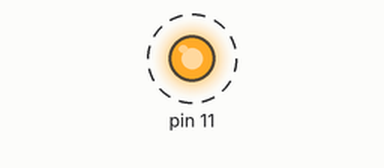
Simulated run of this program. Board: Raspberry Pi (header pin numbers). Parts: output pins drawn as LEDs (lit = HIGH). Dashed ring = blinking. What the program prints to the terminal is not drawn.

Above: at 0.06 s.
Timing chart, 0 to 3.0 s (numbered marks = the images above):
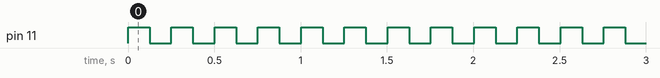

Measured:
- by itself, pin 11: alternates HIGH for 0.13 s and LOW for 0.13 s

The program:

gpio5.py
```python
import RPi.GPIO as GPIO
import time
GPIO.setwarnings(False)
GPIO.setmode (GPIO.BOARD)
GPIO.setup (11,GPIO.OUT)

def loop(t):
    GPIO.output(11,True)
    print(f"Encendido! t: {t}")
    time.sleep(t)

    GPIO.output(11,False)
    print(f"Apagado! t: {t}")
    time.sleep(t)


def mHzClock(bpm, seleccion):
    bcs=60/bpm
    if (seleccion==1):
        t=bcs*4
        loop(t)

    elif (seleccion==2):
        t=bcs*2
        loop(t)

    elif (seleccion==3):
        t=bcs*1
        loop(t)

    elif (seleccion==4):
        t=bcs*(1/2)
        loop(t)

    elif (seleccion==5):
        t=bcs*(1/4)
        loop(t)

    elif (seleccion==0):
        print("Seleccion: 0")


try:
    while(True):
        mHzClock(120, 5)

except:
    mHzClock(60, 2)

finally:
    GPIO.cleanup()

# while True:
#     GPIO.output(11,True)
#     time.sleep(2)
#     print("Encendido!")
#     GPIO.output(11,False)
#     time.sleep(2)
#     print("Apagado!")
```
